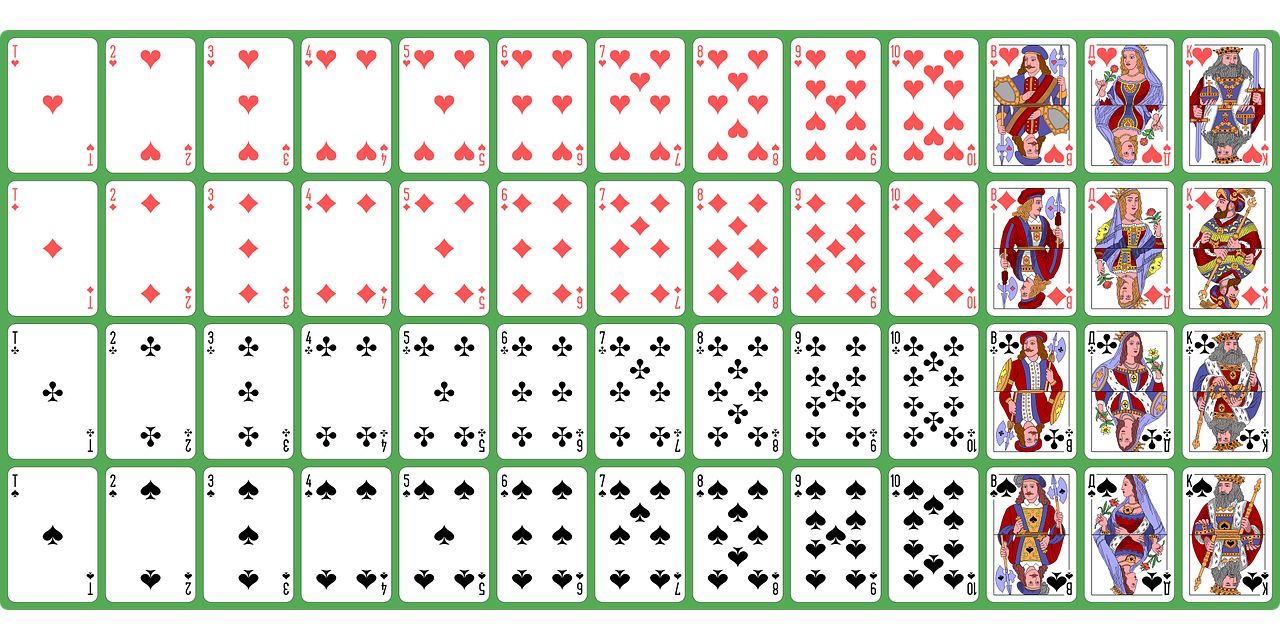
#> input picture template_matching_drill/test/img.png, 1280 x 640 px, found by its file name
$ python detect.py
#> lines starting #> are read from the running program, lines starting #| are printed output that depends on the picture; after the words box and inside, x2 and y2 are one past the last pixel; in counts of white or black regions, pixels touching at a corner belong together
#! /usr/bin/env python
# -*- coding: utf-8 -*-
#import picamera
import cv2
#from time import sleep
from numpy import sqrt
import copy
import subprocess


#画像をグレースケールで読み込む
img_color = cv2.imread("/home/pi/Lab/Robot_Mamorukun3/X3/img.png",  cv2.IMREAD_COLOR)
#> img_color is the input picture: shape (640, 1280, 3); mean B, G, R 204.1, 215.4, 213.6
temp_gray = cv2.imread("/home/pi/Lab/Robot_Mamorukun3/X3/temp.png", cv2.IMREAD_GRAYSCALE)
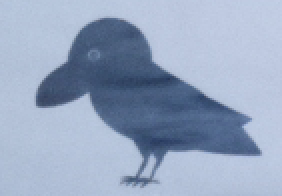
#> input picture X3/temp.png, 141 x 98 px, found by its file name (shown 2 times larger)
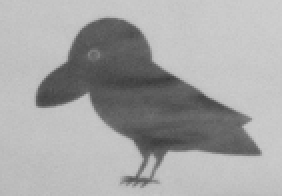
#> temp_gray: shape (98, 141) (shown 2 times larger); min 56, max 207, mean 165.6

#
img_gray  = cv2.cvtColor(img_color,cv2.COLOR_RGB2GRAY)
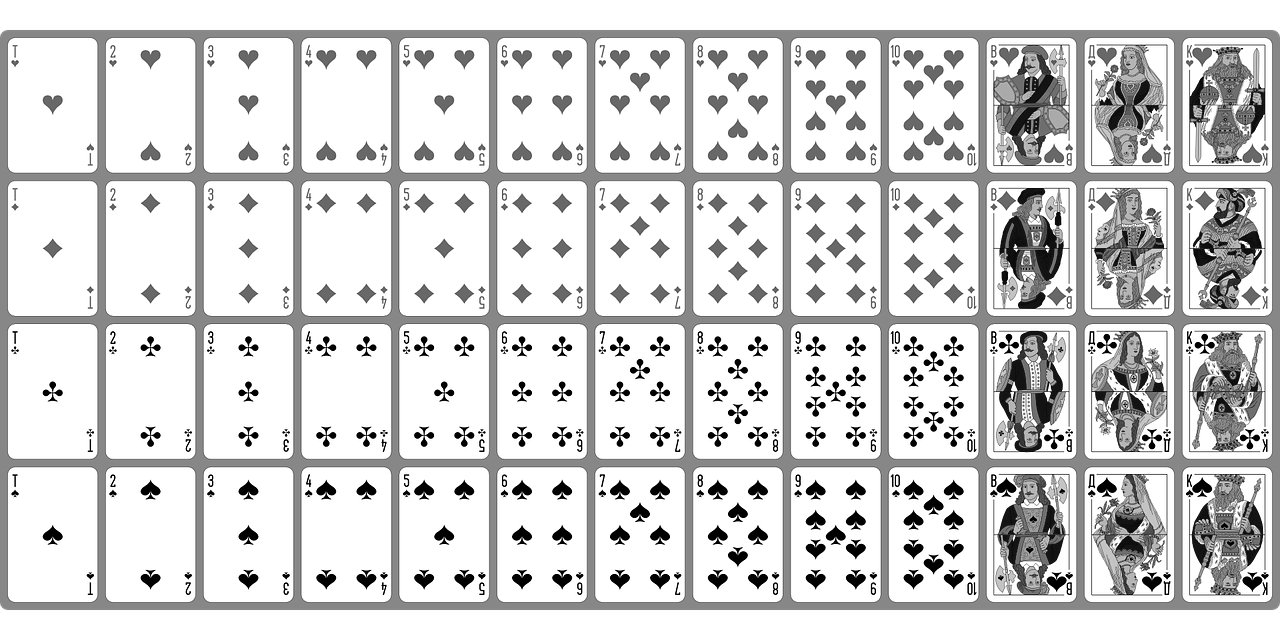
#> img_gray: shape (640, 1280); min 0, max 255, mean 211.8

#マッチングテンプレートを実行
#比較方法はcv2.TM_CCOEFF_NORMEDを選択
result = cv2.matchTemplate(img_gray, temp_gray, cv2.TM_CCOEFF_NORMED)
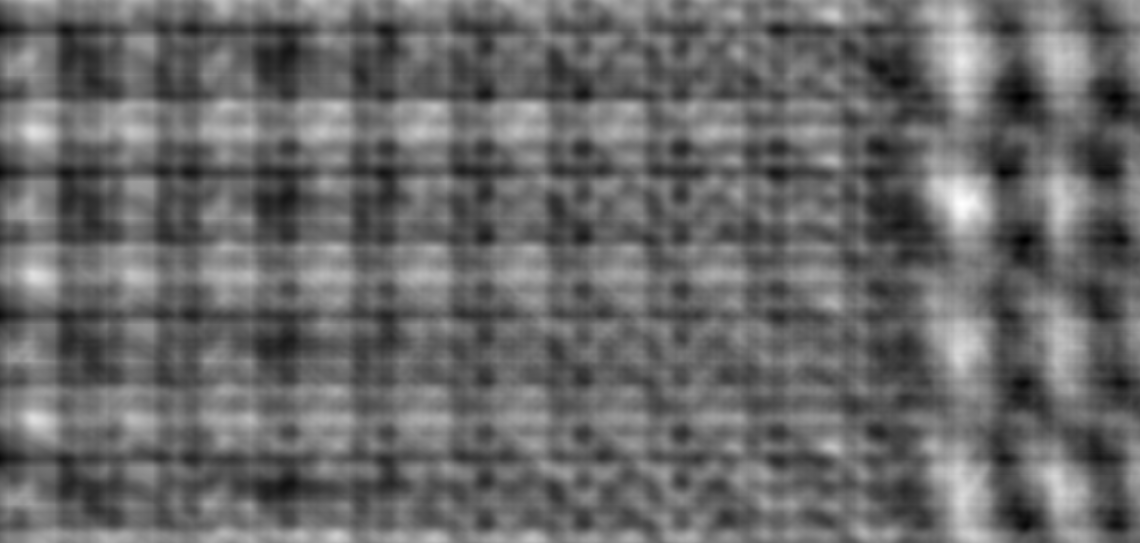
#> result: shape (543, 1140) float32; min -0.286, max 0.41, mean 0.000155; drawn with min black and max white

#検出結果から検出領域の位置を取得
min_val, max_val, min_loc, max_loc = cv2.minMaxLoc(result)
#> min_val = -0.286; max_val = 0.41; min_loc = (1021, 97); max_loc = (962, 204)
top_left = max_loc
#> top_left = (962, 204)
w, h = temp_gray.shape[::-1]
#> w = 141; h = 98

if True:
    # to reduce temperature, omit saving process
    bottom_right = (top_left[0] + w, top_left[1] + h)
#> bottom_right = (1103, 302)

    #検出領域を四角で囲んで保存
    result = img_color
    cv2.rectangle(result,top_left, bottom_right, (255, 0, 0), 2)
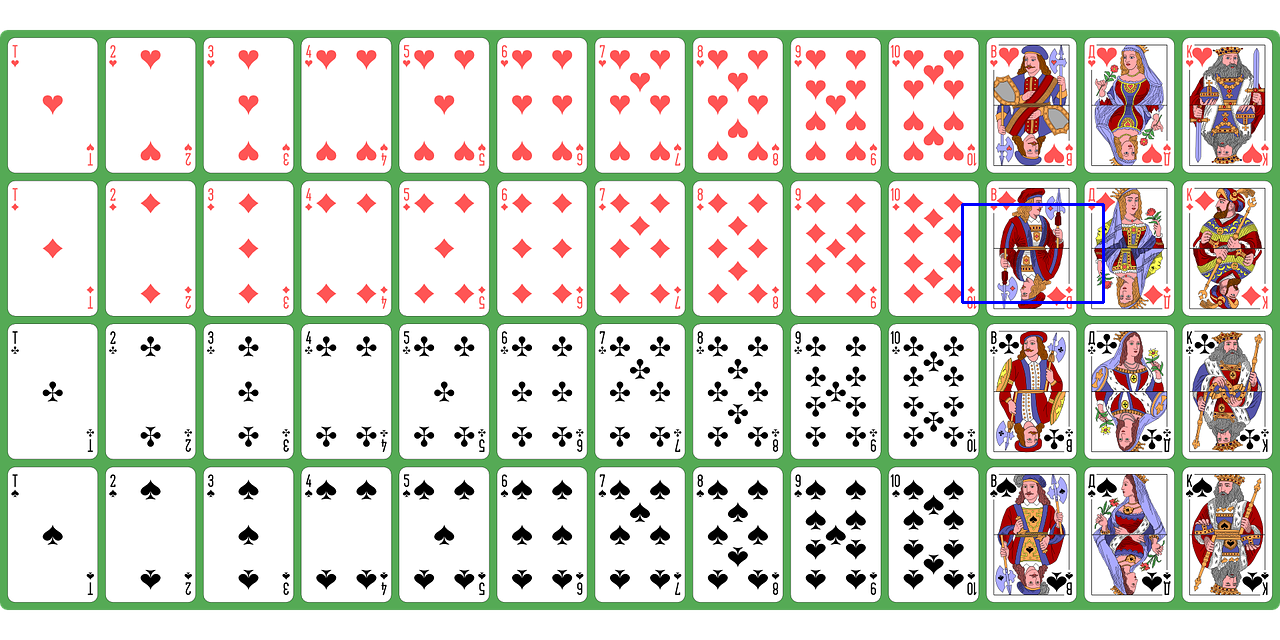
#> result: shape (640, 1280, 3); 0.17% of pixels changed, all inside (x1, y1, x2, y2) = (961, 203, 1105, 304)


target_x = top_left[0]+int(w/2)
#> target_x = 1032
target_y = top_left[1]+int(h/2)
#> target_y = 253

print("Target position : center   = ({}, {}) : max_val = {:.2f}".
      format(target_x, target_y, max_val))
#| Target position : center   = (1032, 253) : max_val = 0.41

# if confidence is less than 0.5, skip this process
if max_val < 0.3:
    print("low confidence")
    exit(0)

if True:
    ''' to reduce temperature, omit LED process '''
    #
    img_red = copy.deepcopy(img_color)
    img_red[:, : ,(0, 1)] = 0
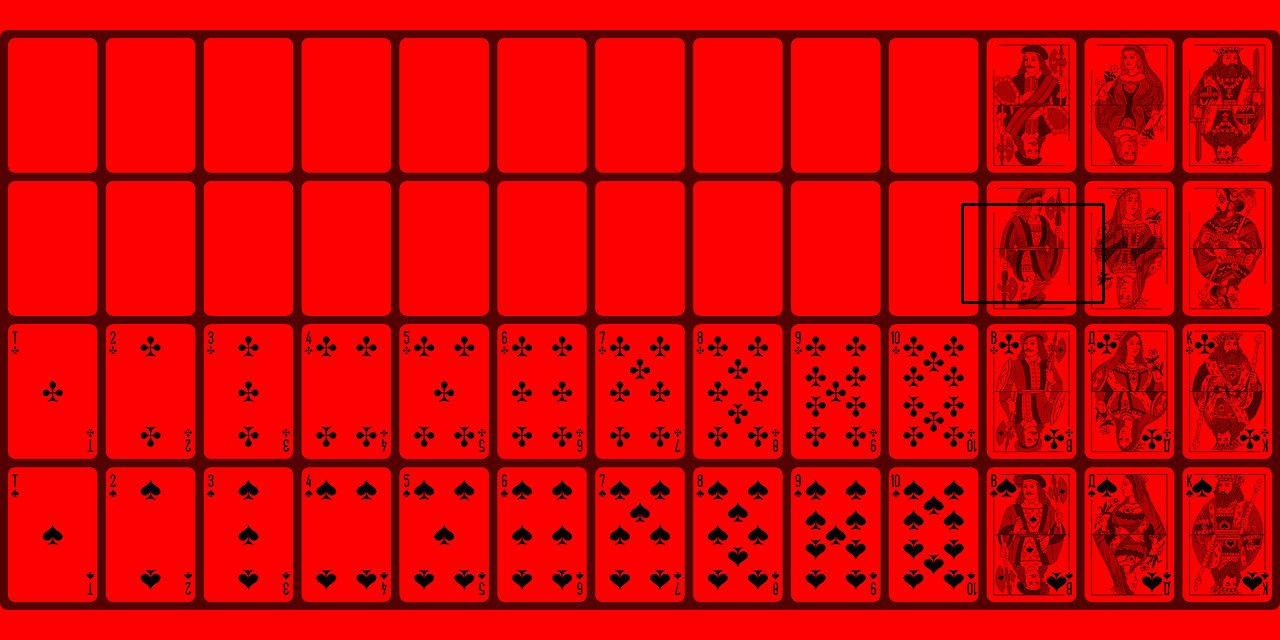
#> img_red: shape (640, 1280, 3); mean B, G, R 0, 0, 213.3

    min_val, max_val, min_loc, max_loc = \
        cv2.minMaxLoc(cv2.cvtColor(img_red,cv2.COLOR_RGB2GRAY))
#> min_val = 0; max_val = 29; min_loc = (1234, 48); max_loc = (0, 0)

    lasar_x = max_loc[0]
#> lasar_x = 0
    lasar_y = max_loc[1]
#> lasar_y = 0

    top_left     = (lasar_x - 10, lasar_y - 10)
#> top_left = (-10, -10)
    bottom_right = (lasar_x + 10, lasar_y + 10)
#> bottom_right = (10, 10)

    #検出領域を四角で囲んで保存
    #result = cv2.imread("img.png")
    cv2.rectangle(result,top_left, bottom_right, (0, 255, 0), 2)
#> result: shape (640, 1280, 3); 0.01% of pixels changed, all inside (x1, y1, x2, y2) = (0, 0, 12, 12)
    cv2.imwrite("result.png", result)

    print("lasar (brightest) position = {}".format(max_loc))
#| lasar (brightest) position = (0, 0)

    distance = sqrt((target_x - lasar_x)**2 + (target_y - lasar_y)**2)
#> distance = 1062.6
    print("Distance between target and lasar : {:.0f}".format(distance))
#| Distance between target and lasar : 1063


if False:
    '''
    display result image
    '''
    cv2.imshow('result',result)
    cv2.waitKey(10000) # waiting key input [ms]
    cv2.destroyAllWindows()


# servo controll
cmd = "sudo python3 /home/pi/Lab/Robot_Mamorukun3/X3/arm_control_with_position.py {} {}".format(target_x, target_y)
print(cmd)
#| sudo python3 /home/pi/Lab/Robot_Mamorukun3/X3/arm_control_with_position.py 1032 253
subprocess.check_call(cmd.split())
#> (this line was passed over: subprocess is not available in this run)

# motor controll
cmd = "sudo python3 /home/pi/Lab/Robot_Mamorukun3/X3/motor.py {}".format(3)
print(cmd)
subprocess.check_call(cmd.split())
#> (this line was passed over: subprocess is not available in this run)

# home position
cmd = "sudo python3 /home/pi/Lab/Robot_Mamorukun3/X3/arm_control.py {} {}".format(0, 0)
print(cmd)
subprocess.check_call(cmd.split())
#> (this line was passed over: subprocess is not available in this run)
